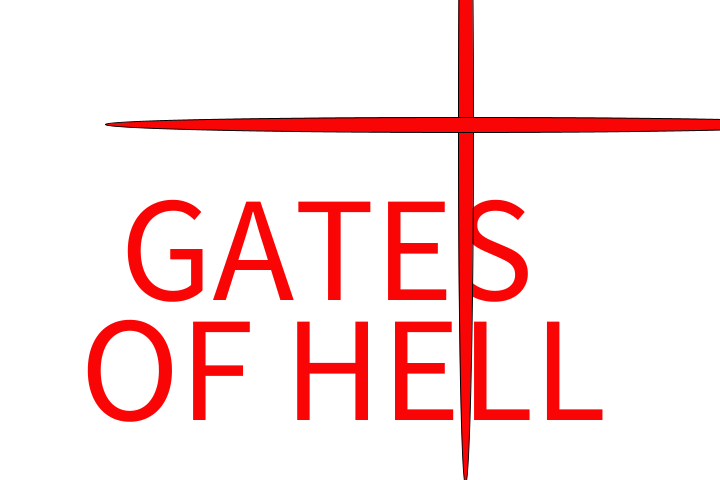
Frame 1 (no input)
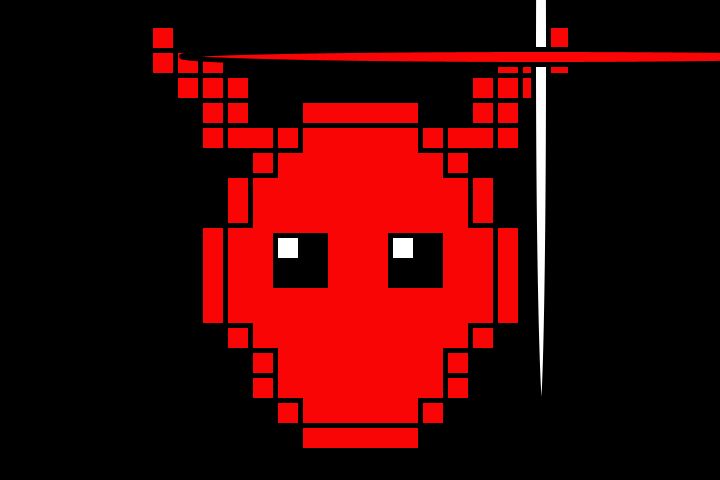
Frame 60 (the mouse pressed at the canvas centre just before this capture)
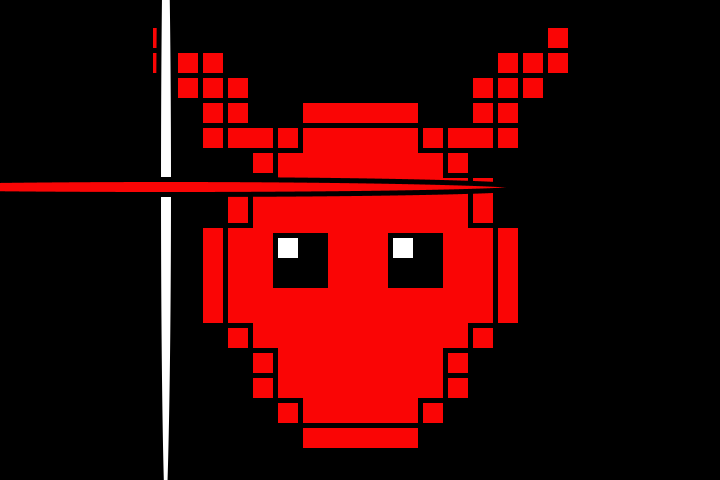
Frame 120 (the mouse held since frame 60 and released just before this capture)

The Processing sketch that drew these frames (run headless with seeded random() and noise(); from frame 60 on, the mouse is pressed at the canvas centre):

// Processing sketch: sketch_31sander
// ── sketch_31sander.pde
float circleX;
float circleY; 
float teller = 1;
float delta = 1;
PFont f;
float angleRotate = 0.0;

void setup()
{
  size (720, 480);
  background(#FFE30A);
  //PFont f;
  //PFont l;
  //PFont m;
}

void draw() {

  circleX = random(width);
  circleY = random(height);
  float bms = 60000/140;
  float fms = 1000/60;
  float framesInBeat = bms/fms;
  println(int(framesInBeat));
  if ( frameCount % int(framesInBeat) < 5)
  {
    background (#ffffff);
    textSize(150);
text("TO THE", 80, 180); 
fill(#FA0505);
text("GATES", 120, 300);
fill(#FA0505);
text("OF HELL", 80, 420);


  } else
  {
    background(#000000);
    noStroke();
    fill(#FA0505);

    rect(225, 225, 275, 100);
    rect(225, 175, 250, 100);
    rect(250, 125, 200, 100);
    rect(225, 250, 250, 100);
    rect(250, 300, 200, 100);
    rect(275, 325, 150, 100);

    stroke(0, 0, 0);
    strokeWeight(5);

    //Horns linkerkant
    fill(#FA0505);
    rect(200, 50, 25, 25);
    fill(#FA0505);
    rect(200, 75, 25, 25);
    rect(225, 75, 25, 25);
    rect(225, 100, 25, 25);
    rect(225, 125, 50, 25);
    fill(#FA0505);

    rect(250, 125, 50, 25);
    rect(175, 50, 25, 25);
    rect(175, 75, 25, 25);
    rect(200, 75, 25, 25);
    fill(#FA0505);

    rect(200, 100, 25, 25);
    rect(200, 125, 50, 25);
    rect(225, 125, 50, 25);
    rect(150, 50, 25, 25);
    rect(150, 25, 25, 25);



    //voorhoofd
    rect(300, 100, 120, 25);

    //Horns rechterkant
    rect(420, 125, 50, 25);
    rect(470, 125, 25, 25);
    rect(470, 100, 25, 25);
    rect(470, 75, 25, 25);
    fill(#FA0505);

    rect(495, 75, 25, 25);
    rect(495, 50, 25, 25);
    rect(445, 125, 50, 25);
    rect(495, 125, 25, 25);
    fill(#FA0505);

    rect(495, 100, 25, 25);
    rect(495, 75, 25, 25);
    rect(520, 75, 25, 25);
    rect(520, 50, 25, 25);
    rect(545, 50, 25, 25);
    rect(545, 25, 25, 25);



    //zijkant links
    rect(250, 150, 25, 25);
    rect(225, 175, 25, 50);
    rect(225, 175, 25, 50);
    rect(200, 225, 25, 100);
    rect(225, 325, 25, 25);
    rect(250, 350, 25, 25);
    rect(250, 375, 25, 25);
    rect(275, 400, 25, 25);
    rect(300, 425, 120, 25);

    //zijkant rechts
    rect(445, 150, 25, 25);
    rect(470, 175, 25, 50);
    rect(495, 225, 25, 100);
    rect(470, 325, 25, 25);
    rect(445, 350, 25, 25);
    rect(445, 375, 25, 25);
    rect(420, 400, 25, 25);

    //ogen
    fill(#000000);
    rect(275, 235, 50, 50);
    fill(#ffffff);
    rect(275, 235, 25, 25);
    fill(#000000);
    rect(390, 235, 50, 50);
    fill(#ffffff);
    rect(390, 235, 25, 25);

    //moffo
    
  }

  ellipse(circleX, circleY, 15, 720);
  fill(#FA0505);

  ellipse(circleX, circleY, 720, 15);
  fill(#FA0505);







  circleX = circleX +random(-2.2);
}
